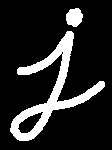
#> input picture Computer Vision/j.png, 112 x 150 px
$ jupyter execute Morphological_Transformation.ipynb
#> lines starting #> are read from the running program, lines starting #| are printed output that depends on the picture; after the words box and inside, x2 and y2 are one past the last pixel; in counts of white or black regions, pixels touching at a corner belong together
[cell 1]
#Erosion
import cv2
import numpy as np
img = cv2.imread("j.png",0)
#> img: shape (150, 112); 15.3% white; 2 white regions, box (x1, y1, x2, y2) and area: (10, 31, 105, 141) 2331, (66, 8, 83, 27) 245
kernel = np.ones((5,5),np.uint8)
erosion = cv2.erode(img,kernel,iterations=1)
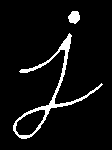
#> erosion: shape (150, 112); 6% white; 2 white regions, box (x1, y1, x2, y2) and area: (13, 33, 103, 139) 898, (68, 11, 80, 24) 117
cv2.imshow("img",img)
cv2.imshow("erosion",erosion)
k = cv2.waitKey(0)
#> (key q is pressed here)
if k == ord("q"):
    cv2.destroyAllWindows()

[cell 2]
#dilation
import cv2
import numpy as np
img = cv2.imread("j.png",0)
kernel = np.ones((5,5),np.uint8)
dilation = cv2.dilate(img,kernel,iterations=1)
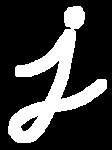
#> dilation: shape (150, 112); 24.6% white; 1 white region, box (x1, y1, x2, y2) and area: (8, 6, 107, 143) 4134
cv2.imshow("img",img)
cv2.imshow("dilation",dilation)
k = cv2.waitKey(0)
#> (key q is pressed here)
if k == ord("q"):
    cv2.destroyAllWindows()

[cell 3]
#opening
import cv2
import numpy as np
img = cv2.imread("noisej.jpg",0)
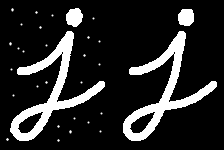
#> input picture Computer Vision/noisej.jpg, 224 x 150 px
#> img is the input picture: shape (150, 224); min 0, max 255, mean 39.8
kernel = np.ones((5,5),np.uint8)
opening = cv2.morphologyEx(img,cv2.MORPH_OPEN,kernel)
#> opening: shape (150, 224); 15.2% white; 4 white regions, box (x1, y1, x2, y2) and area: (11, 31, 105, 141) 2326, (123, 31, 217, 141) 2326, (66, 9, 82, 26) 233, (178, 9, 194, 26) 233
cv2.imshow("img",img)
cv2.imshow("opening",opening)
k = cv2.waitKey(0)
#> (key q is pressed here)
if k == ord("q"):
    cv2.destroyAllWindows()

[cell 4]
#closing
import cv2
import numpy as np
img = cv2.imread("noisej1.jpg",0)
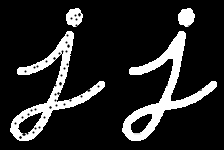
#> input picture Computer Vision/noisej1.jpg, 224 x 150 px
#> img is the input picture: shape (150, 224); min 0, max 255, mean 38.1
kernel = np.ones((5,5),np.uint8)
closing = cv2.morphologyEx(img,cv2.MORPH_CLOSE,kernel)
cv2.imshow("img",img)
cv2.imshow("closing",closing)
k = cv2.waitKey(0)
#> (key q is pressed here)
if k == ord("q"):
    cv2.destroyAllWindows()

[cell 5]
#morphological gradient
import cv2
import numpy as np
img = cv2.imread("m_gradient.jpg",0)
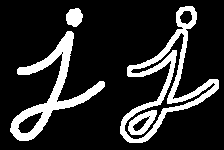
#> input picture Computer Vision/m_gradient.jpg, 224 x 150 px
#> img: shape (150, 224); 16.9% white; 4 white regions, box (x1, y1, x2, y2) and area: (120, 6, 219, 143) 2763, (10, 31, 105, 141) 2331, (128, 110, 157, 135) 356, (66, 8, 83, 27) 245
kernel = np.ones((5,5),np.uint8)
m_gradient = cv2.morphologyEx(img,cv2.MORPH_GRADIENT,kernel)
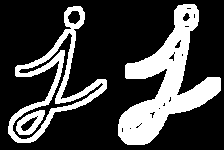
#> m_gradient: shape (150, 224); 25.6% white; 3 white regions, box (x1, y1, x2, y2) and area: (118, 4, 221, 145) 5480, (8, 6, 107, 143) 2763, (16, 110, 45, 135) 356
cv2.imshow("img",img)
cv2.imshow("m_gradient",m_gradient)
k = cv2.waitKey(0)
#> (key q is pressed here)
if k == ord("q"):
    cv2.destroyAllWindows()

[cell 6]
#top_hat
#opening
import cv2
import numpy as np
img = cv2.imread("tophat.jpg",0)
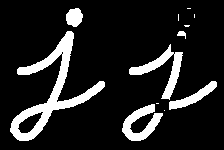
#> input picture Computer Vision/tophat.jpg, 224 x 150 px
#> img: shape (150, 224); 13.6% white; 12 white regions (6 under 20 px), largest, box (x1, y1, x2, y2) and area: (10, 31, 105, 141) 2331, (129, 44, 183, 100) 797, (122, 104, 163, 141) 703, (169, 81, 217, 110) 427, (66, 8, 83, 27) 245, (177, 31, 186, 39) 41
kernel = np.ones((9,9),np.uint8)
tophat = cv2.morphologyEx(img,cv2.MORPH_TOPHAT,kernel)
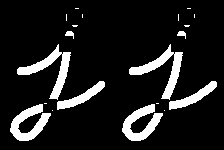
#> tophat: shape (150, 224); 11.9% white; 20 white regions (12 under 20 px), largest, box (x1, y1, x2, y2) and area: (17, 44, 71, 100) 797, (129, 44, 183, 100) 797, (10, 104, 51, 141) 703
cv2.imshow("img",img)
cv2.imshow("opening",tophat)
k = cv2.waitKey(0)
#> (key q is pressed here)
if k == ord("q"):
    cv2.destroyAllWindows()

[cell 7]
#black_hat
import cv2
import numpy as np
img = cv2.imread("blackhat.jpg",0)
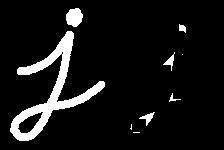
#> input picture Computer Vision/blackhat.jpg, 224 x 150 px
#> img: shape (150, 224); 8.4% white; 9 white regions (3 under 20 px), largest, box (x1, y1, x2, y2) and area: (10, 31, 105, 141) 2331, (66, 8, 83, 27) 245, (139, 112, 155, 126) 80, (163, 52, 175, 71) 71, (179, 24, 186, 33) 43, (169, 93, 181, 102) 31
kernel = np.ones((5,5),np.uint8)
black_hat = cv2.morphologyEx(img,cv2.MORPH_BLACKHAT,kernel)
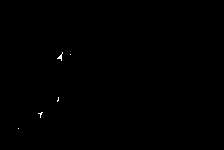
#> black_hat: shape (150, 224); 0.11% white in thin lines or dots, all inside (x1, y1, x2, y2) = (18, 52, 71, 129)
cv2.imshow("img",img)
cv2.imshow("opening",black_hat)
k = cv2.waitKey(0)
#> (key q is pressed here)
if k == ord("q"):
    cv2.destroyAllWindows()
